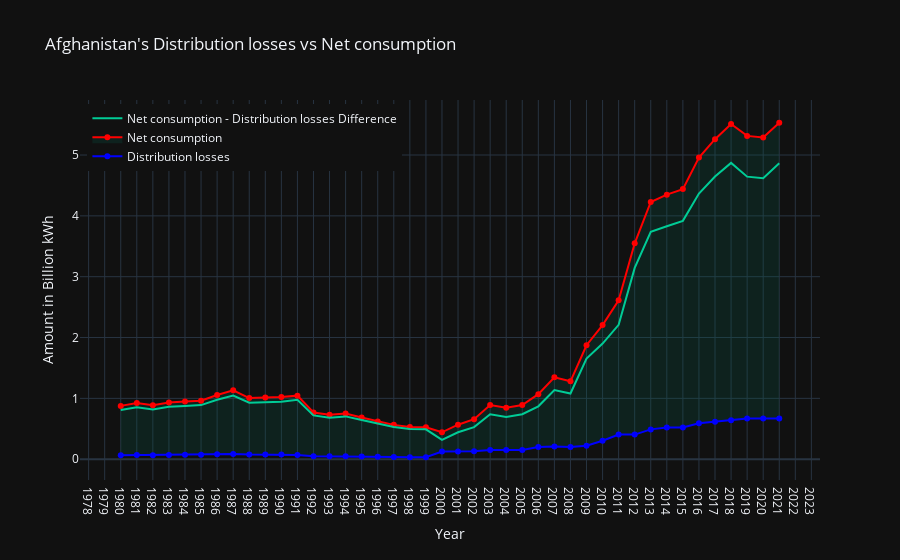

Here is the notebook cell this chart was saved with:
### Code cell
import plotly.graph_objects as go

def visualize_country_data_difference_prototype(country: str, data_type1: str, data_type2: str):
    timeline = new_df[new_df["Country"] == country].copy()
    data_type1 = data_type1.lower()
    data_type2 = data_type2.lower()
    
    # Capitalize the labels
    data_type1_label = data_type1.capitalize()
    data_type2_label = data_type2.capitalize()
    
    # Calculate the difference between data_type1 and data_type2
    difference = timeline[data_type2] - timeline[data_type1]
    timeline["difference"] = difference
    
    fig = go.Figure()
    
    # Add lines for data_type1 and data_type2
    fig.add_trace(go.Scatter(x=timeline["Year"], y=timeline[data_type1],
                             mode='lines+markers', name=data_type1_label,
                             hoverinfo='x+y', line=dict(color='blue'),
                             hovertemplate='%{y}'))
    
    fig.add_trace(go.Scatter(x=timeline["Year"], y=timeline[data_type2],
                             mode='lines+markers', fill='tonexty', fillcolor='rgba(0,100,80,0.2)',
                             name=data_type2_label, hoverinfo='x+y', line=dict(color='red'),
                             hovertemplate='%{y}'))
    
    # Add area for the difference
    fig.add_trace(go.Scatter(x=timeline["Year"], y=difference,
                             mode='lines', name=f'{data_type2_label} - {data_type1_label} Difference',
                             hoverinfo='x+y', hovertemplate='%{y}'))
    
    fig.update_layout(title=f"{country}'s {data_type1_label} vs {data_type2_label}",
                      xaxis_title='Year',
                      yaxis_title='Amount in Billion kWh',
                      legend=dict(yanchor="top", y=0.99, xanchor="left", x=0.01),
                      xaxis=dict(tickmode='linear', tick0=1980, dtick=1),
                      hovermode='x unified')
    
    return fig

visualize_country_data_difference_prototype("Afghanistan", "distribution losses", "net consumption")

### Figure 1 — Plotly figure (JSON) as saved in the notebook; plotly's stock layout.template omitted (floating-point values rounded to 4 significant figures)
{"data": [{"hoverinfo": "x+y", "hovertemplate": "%{y}", "line": {"color": "blue"}, "mode": "lines+markers", "name": "Distribution losses", "type": "scatter", "x": [1980, 1981, 1982, 1983, 1984, 1985, 1986, 1987, 1988, 1989, 1990, 1991, 1992, 1993, 1994, 1995, 1996, 1997, 1998, 1999, 2000, 2001, 2002, 2003, 2004, 2005, 2006, 2007, 2008, 2009, 2010, 2011, 2012, 2013, 2014, 2015, 2016, 2017, 2018, 2019, 2020, 2021], "y": [0.06594, 0.06944, 0.06664, 0.07, 0.07133, 0.07238, 0.07945, 0.08526, 0.0756, 0.07623, 0.07686, 0.06923, 0.04795, 0.04739, 0.04683, 0.04256, 0.03843, 0.03493, 0.0322, 0.03185, 0.125, 0.125, 0.13, 0.15, 0.15, 0.15, 0.2, 0.21, 0.2, 0.22, 0.304, 0.404, 0.404, 0.49, 0.52, 0.522, 0.59, 0.615, 0.64, 0.67, 0.67, 0.6669]}, {"fill": "tonexty", "fillcolor": "rgba(0,100,80,0.2)", "hoverinfo": "x+y", "hovertemplate": "%{y}", "line": {"color": "red"}, "mode": "lines+markers", "name": "Net consumption", "type": "scatter", "x": [1980, 1981, 1982, 1983, 1984, 1985, 1986, 1987, 1988, 1989, 1990, 1991, 1992, 1993, 1994, 1995, 1996, 1997, 1998, 1999, 2000, 2001, 2002, 2003, 2004, 2005, 2006, 2007, 2008, 2009, 2010, 2011, 2012, 2013, 2014, 2015, 2016, 2017, 2018, 2019, 2020, 2021], "y": [0.8761, 0.9226, 0.8854, 0.93, 0.9477, 0.9616, 1.056, 1.133, 1.004, 1.013, 1.021, 1.045, 0.7681, 0.7296, 0.7502, 0.6854, 0.6206, 0.5641, 0.5278, 0.5232, 0.442, 0.567, 0.657, 0.889, 0.844, 0.889, 1.069, 1.345, 1.28, 1.873, 2.204, 2.613, 3.549, 4.228, 4.349, 4.44, 4.958, 5.261, 5.511, 5.315, 5.289, 5.531]}, {"hoverinfo": "x+y", "hovertemplate": "%{y}", "mode": "lines", "name": "Net consumption - Distribution losses Difference", "type": "scatter", "x": [1980, 1981, 1982, 1983, 1984, 1985, 1986, 1987, 1988, 1989, 1990, 1991, 1992, 1993, 1994, 1995, 1996, 1997, 1998, 1999, 2000, 2001, 2002, 2003, 2004, 2005, 2006, 2007, 2008, 2009, 2010, 2011, 2012, 2013, 2014, 2015, 2016, 2017, 2018, 2019, 2020, 2021], "y": [0.8101, 0.8531, 0.8187, 0.86, 0.8763, 0.8892, 0.9761, 1.047, 0.9288, 0.9365, 0.9443, 0.9755, 0.7201, 0.6822, 0.7033, 0.6429, 0.5821, 0.5291, 0.4956, 0.4913, 0.317, 0.442, 0.527, 0.739, 0.694, 0.739, 0.869, 1.135, 1.08, 1.653, 1.9, 2.209, 3.145, 3.738, 3.829, 3.918, 4.368, 4.646, 4.871, 4.645, 4.619, 4.864]}], "layout": {"hovermode": "x unified", "legend": {"x": 0.01, "xanchor": "left", "y": 0.99, "yanchor": "top"}, "title": {"text": "Afghanistan's Distribution losses vs Net consumption"}, "xaxis": {"dtick": 1, "tick0": 1980, "tickmode": "linear", "title": {"text": "Year"}}, "yaxis": {"title": {"text": "Amount in Billion kWh"}}}}
